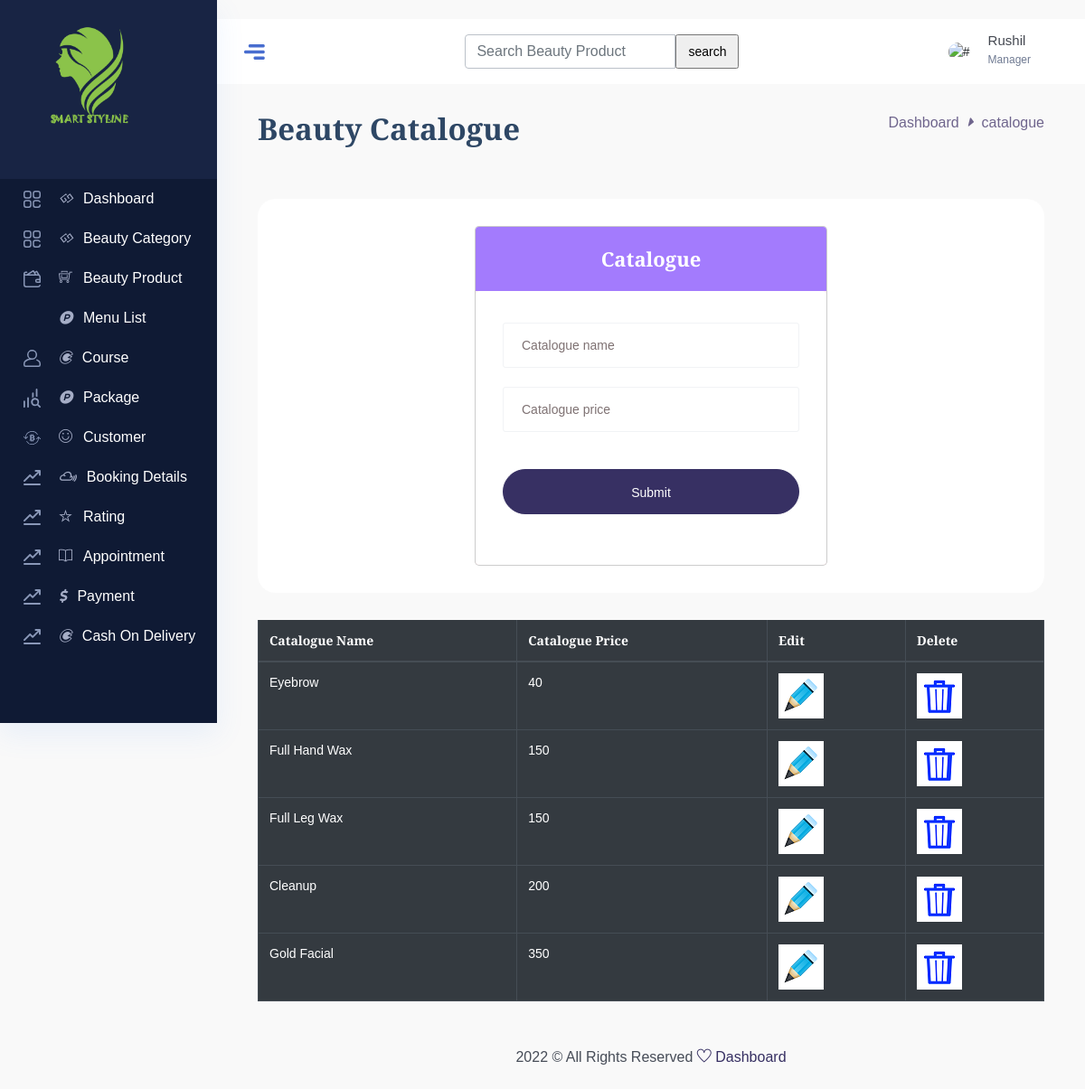
The page /admin/catalogue.php on the database its author committed.
### tables this page shows
CREATE TABLE `catalogue` (
  `catalogue_id` int(3) NOT NULL,
  `catalogue_name` varchar(50) NOT NULL,
  `catalogue_price` int(5) NOT NULL,
  `status` bit(1) NOT NULL
);

### admin/catalogue.php (the view, shortened to what this page needs)
<!DOCTYPE html>
<html lang="zxx">
<head>
<link rel="stylesheet" href="css/bootstrap.min.css" />
<link rel="stylesheet" href="vendors/themefy_icon/themify-icons.css" />
<link rel="stylesheet" href="vendors/font_awesome/css/all.min.css" />
<link rel="stylesheet" href="vendors/scroll/scrollable.css" />
<link rel="stylesheet" href="css/metisMenu.css">
<link rel="stylesheet" href="css/style.css" />
<link rel="stylesheet" href="css/colors/default.css" id="colorSkinCSS">
</head>
<body class="crm_body_bg">
<?php
include ('sidebar.php');
?>
<section class="main_content dashboard_part large_header_bg">
<?php
include ('header.php');
?>
<div class="main_content_iner ">
<div class="container-fluid p-0">
<div class="row justify-content-center">
<div class="col-12">
<div class="dashboard_header mb_50">
<div class="row">
<div class="col-lg-6">
<div class="dashboard_header_title">
<h3>Beauty Catalogue</h3>
</div>
</div>
<div class="col-lg-6">
<div class="dashboard_breadcam text-right">
<p><a href="index.php">Dashboard</a> <i class="fas fa-caret-right"></i> catalogue</p>
</div>
</div>
</div>
</div>
</div>
<div class="col-lg-12">
<div class="white_box mb_30">
<div class="row justify-content-center">
<div class="col-lg-6">
<div class="modal-content cs_modal">
<div class="modal-header theme_bg_1 justify-content-center">
<h5 class="modal-title text_white">Catalogue</h5>
</div>
<div class="modal-body">
<form method="post" enctype="multipart/form-data">
<div class="form-group">
<input type="text" class="form-control" name="catalogue_name" placeholder="Catalogue name">
</div>
<div class="form-group">
<input type="text" class="form-control" name="catalogue_price" placeholder="Catalogue price">
</div>
<input type="submit" class="btn_1 full_width text-center" name="submit" style="    background-color: #373063;
    border: 1px solid #373063;
    color: #fff;
    display: inline-block;
    padding: 11px 25px;
    text-transform: capitalize;
    font-size: 14px;
    font-weight: 400;
    border-radius: 30px;
    white-space: nowrap;
    -webkit-transition: .5s;
    transition: .5s;
    text-align: center;
    padding: 0;">
</form>
</div></div></div></div>
</div>
<div class="white_card_body">
<div class="table-responsive m-b-30">
<table class="table table-bordered table-dark">
<thead>
<tr>
<th scope="col">Catalogue Name</th>
<th scope="col">Catalogue Price</th>
<th scope="col">Edit</th>
<th scope="col">Delete</th>
</tr>
</thead>
<tbody>
    <?php
        $sql="select * from catalogue where status=0";
        $result=mysqli_query($con,$sql);
        while($row= mysqli_fetch_array($result))
        {
            ?>
          <tr data-expanded="true">
            <td><?php echo $row['catalogue_name'];?></td>
            <td><?php echo $row['catalogue_price'];?></td>
            <td>
                 <img src="img/icon/edit.png">
             </td>
             <td>
            <a href="catalogue.php?catalogue_id=<?php echo $row['catalogue_id'];?>">
                 <img src="img/icon/delete.png">
            </a>
             </td>
          </tr>
          <?php
        }
        ?>
</tbody>
</table> </div>
</div>
</div>
</div>
</div>
</div>
<?php
include ('footer.php');
?>
</section>
</body>
</html>

### rows shown on the page
catalogue: catalogue_name "Eyebrow", catalogue_price "40"
catalogue: catalogue_name "Full Hand Wax", catalogue_price "150"
catalogue: catalogue_name "Full Leg Wax", catalogue_price "150"
catalogue: catalogue_name "Cleanup", catalogue_price "200"
catalogue: catalogue_name "Gold Facial", catalogue_price "350"
